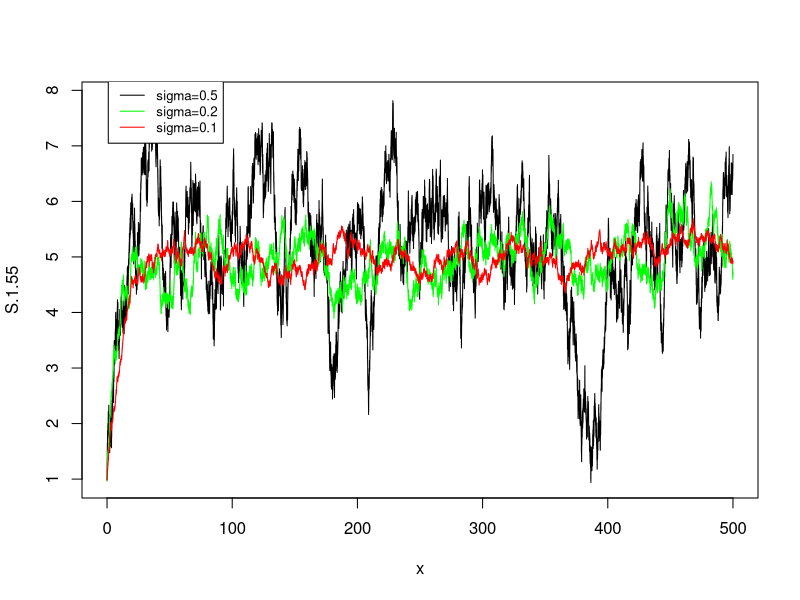
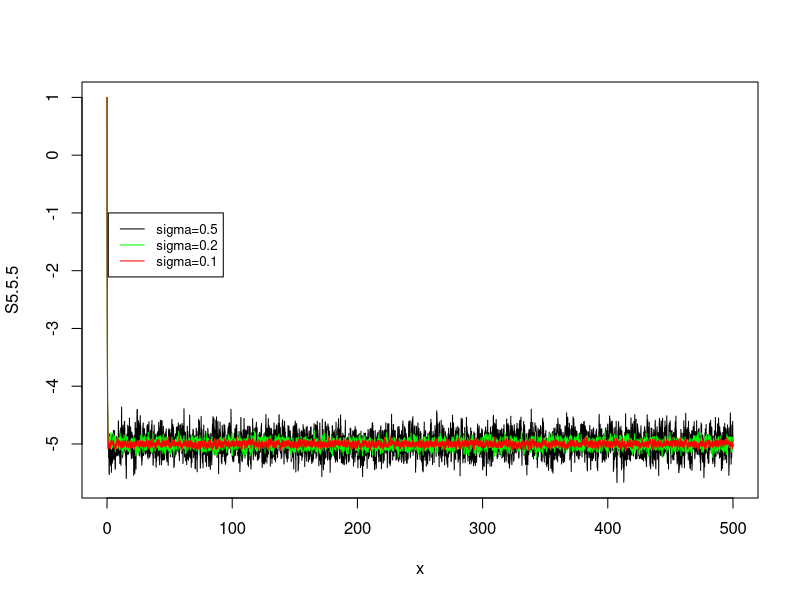
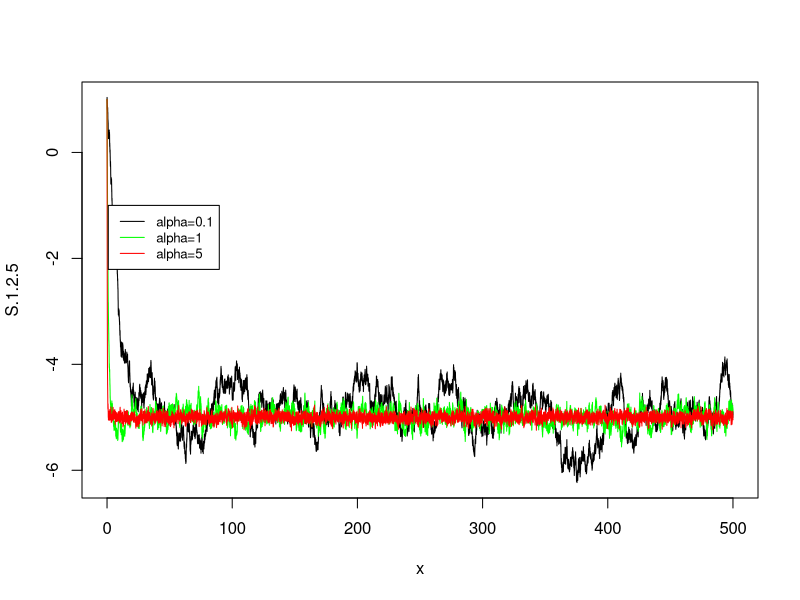
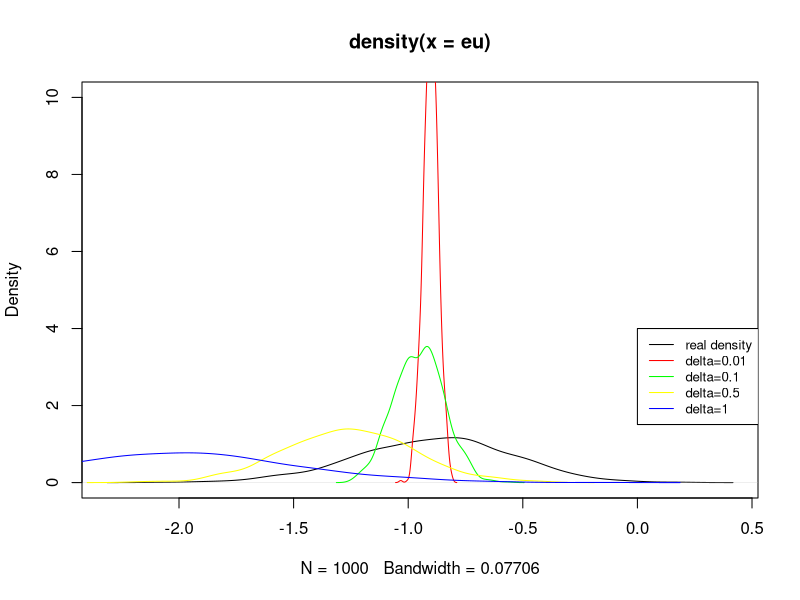

Write R code to recreate these figures, in order.
## ---- chunk 1
rOU <- function(a,sigma,b,r0=1,T=500,delta=1/500){
  n = T/delta
  r = r0
  ou = c(r)
  
  K = exp(-a*delta)
  S = b*(1-exp(-a*delta))
  H = sigma/sqrt(2*a)*sqrt(1-exp(-2*a*delta))
  P = rnorm(n)
  for(i in 1:n){
    r = K*r+S+H*P[i]
    #ou = append(ou,r)
    ou[i+1] = r
  }
  return(ou)
}
S.1.15 = rOU(0.1,0.1,5)
S.1.25 = rOU(0.1,0.2,5)
S.1.55 = rOU(0.1,0.5,5)
S5.15 = rOU(5,0.1,5)
S5.25 = rOU(5,0.2,5)
S5.55 = rOU(5,0.5,5)
S1.15 = rOU(1,0.1,5)
S1.25 = rOU(1,0.2,5)
S1.55 = rOU(1,0.5,5)
S.1.1.5 = rOU(0.1,0.1,-5)
S.1.2.5 = rOU(0.1,0.2,-5)
S.1.5.5 = rOU(0.1,0.5,-5)
S5.1.5 = rOU(5,0.1,-5)
S5.2.5 = rOU(5,0.2,-5)
S5.5.5 = rOU(5,0.5,-5)
S1.1.5 = rOU(1,0.1,-5)
S1.2.5 = rOU(1,0.2,-5)
S1.5.5 = rOU(1,0.5,-5)
## ---- chunk 2
x = seq(0,500,by=1/500)
plot(x,S.1.55,type='l')
lines(x,S.1.25,col='green')
lines(x,S.1.15,col='red')
legend(1,8.2, legend=c("sigma=0.5", "sigma=0.2","sigma=0.1"),
       col=c("black","green", "red"),lty=1,cex=0.8)
## ---- chunk 3
x = seq(0,500,by=1/500)
plot(x,S5.5.5,type='l')
lines(x,S5.2.5,col='green')
lines(x,S5.1.5,col='red')
legend(1,-1, legend=c("sigma=0.5", "sigma=0.2","sigma=0.1"),
       col=c("black","green", "red"),lty=1,cex=0.8)
## ---- chunk 4
x = seq(0,500,by=1/500)
plot(x,S.1.2.5,type='l')
lines(x,S1.2.5,col='green')
lines(x,S5.2.5,col='red')
legend(1,-1, legend=c("alpha=0.1", "alpha=1","alpha=5"),
       col=c("black","green", "red"),lty=1,cex=0.8)
## ---- chunk 5
eOU <- function(a,sigma,b,delta,r0=1,n=1000,m=1/delta){
  eu = numeric(0)
  for(j in 1:n){
    r = r0
    for(i in 1:m){
      r = rnorm(1,mean = r+a*(b-r)*delta,sd = sigma*delta)
    }
    eu[j] = r
  }
  eu
}

eu = numeric(0)
for(j in 1:1000){
  eu[j] = rOU(1,0.5,-2,T=1,delta=1)[2]
}

plot(density(eu),ylim = c(0,10),type='l')
lines(density(eOU(1,0.5,-2,.01)),type='l',col='red')
lines(density(eOU(1,0.5,-2,.1)),type='l',col='green')
lines(density(eOU(1,0.5,-2,.5)),type='l',col='yellow')
lines(density(eOU(1,0.5,-2,1)),type='l',col='blue')
legend(0,4, legend=c("real density","delta=0.01", "delta=0.1","delta=0.5","delta=1"),
       col=c("black","red","green", "yellow","blue"),lty=1,cex=0.8)
